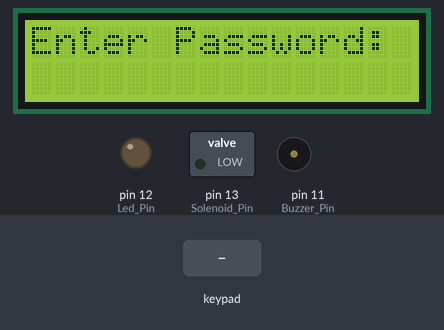
Bench run of a sketch on a simulated Arduino Uno, built with avr-gcc and run on an emulated ATmega328P. On the bench: 16×2 character LCD, switched loads named in the sketch (green lamp = pin HIGH), output pins drawn as LEDs (lit = HIGH), buzzer (waves = sounding, pin HIGH). The inputs (shaded band) are chosen by the test bench.

Above: at 2.7 s.
2.8 s: keypad keys 0 0 0 0 # pressed 0.4 s apart
At 4.8 s:
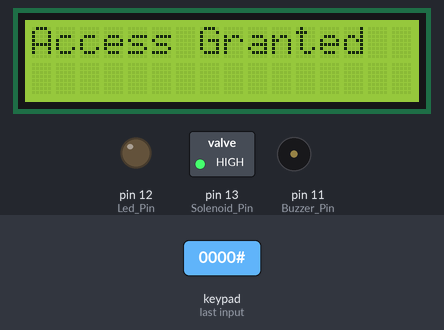
6.3 s: key '*' pressed
At 7.8 s:
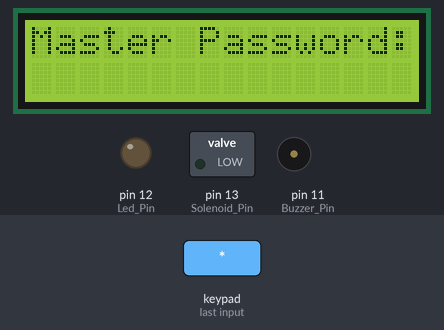
8.9 s: keypad keys 2 3 4 5 # pressed 0.4 s apart
At 11.3 s:
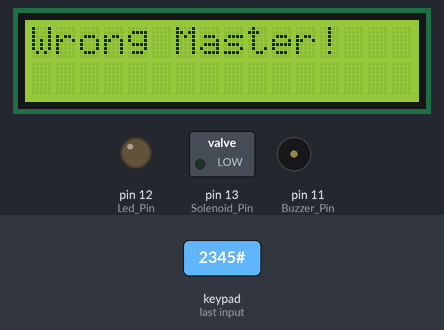
12.4 s: key '#' pressed
At 13.2 s:
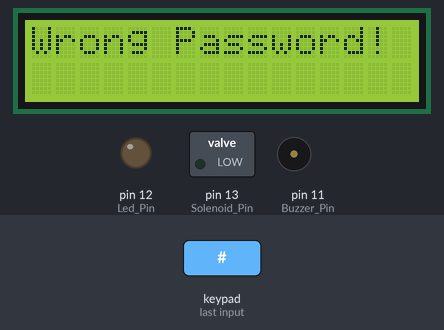
14.9 s: key '1' pressed
At 15.8 s:
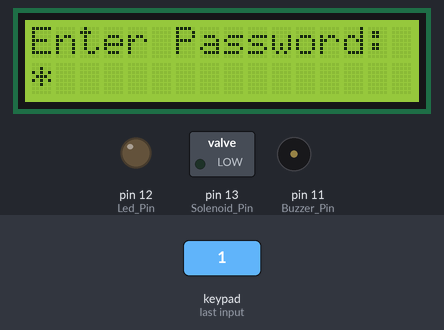
16.4 s: key '2' pressed
At 16.9 s:
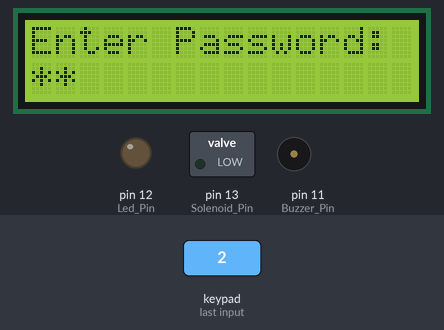
Timing chart, 0 to 18.9 s (numbered marks = the images above; inputs shaded):
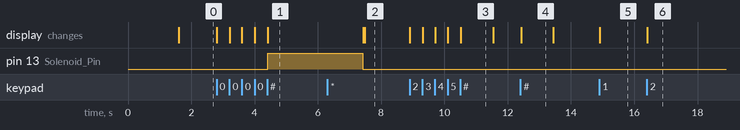

Measured:
- after the input at 2.8 s, pin 13 (Solenoid_Pin): LOW → HIGH after 1.6 s; the display: first changes at once (image 1 shows a later state)
- after the input at 6.3 s, the display: first differs from a run without the input after 1.2 s (image 2)
- after the input at 8.9 s, the display: first changes at once (image 3 shows a later state)
- after the input at 12.4 s, the display: changes at once (image 4)
- after the input at 14.9 s, the display: changes at once (image 5)
- after the input at 16.4 s, the display: changes at once (image 6)
- what the display in image 3 shows lasts 1.0 s, from 10.5 s to 11.5 s

The sketch:

Password_Based_Door_Lock.ino
```cpp
/* The source Code from : https://github.com/riyadhasan24
 * By Md. Riyad Hasan
 */


#include <Keypad.h>
#include <LiquidCrystal_I2C.h>

LiquidCrystal_I2C lcd(0x27, 16, 2); // Change 0x27 if your LCD has a different I2C address

// Keypad setup
const byte ROWS = 4;
const byte COLS = 4;
char keys[ROWS][COLS] = {
  {'1','2','3','A'},
  {'4','5','6','B'},
  {'7','8','9','C'},
  {'*','0','#','D'}
};
byte rowPins[ROWS] = {2, 3, 4, 5};
byte colPins[COLS] = {6, 7, 8, 9};

Keypad keypad = Keypad(makeKeymap(keys), rowPins, colPins, ROWS, COLS);

// Pin setup
const int Solenoid_Pin = 13;
const int Buzzer_Pin = 11;
const int Led_Pin = 12;

// Passwords
const char Master_Password[] = "1122334455";  // Master password (10 digits)
String User_Password = "0000";    // Changeable user password (4 digits)
String Input_Password = "";

// Variables
int Wrong_Attempts = 0;
bool Change_Mode = false; // To know if we are in password change mode
bool Waiting_For_New_Password = false; // To check if waiting for new user password input

void setup()
{
  pinMode(Solenoid_Pin, OUTPUT);
  pinMode(Buzzer_Pin, OUTPUT);
  pinMode(Led_Pin, OUTPUT);

  lcd.init();
  lcd.backlight();

  lcd.setCursor(0, 0);
  lcd.print("Door Lock System");
  delay(1500);
  lcd.clear();
  lcd.print("Enter Password:");
}

void loop()
{
  char key = keypad.getKey();

  if (key)
  {
    if (key >= '0' && key <= '9')
    {
      if (Change_Mode && !Waiting_For_New_Password)
      {
        // Master password input (max 10 digits)
        if (Input_Password.length() < 10)
        {
          Input_Password += key;
          lcd.setCursor(Input_Password.length() - 1, 1);
          lcd.print("*");
        }
      }

      else if (Waiting_For_New_Password)
      {
        // New user password input (max 4 digits)
        if (Input_Password.length() < 4)
        {
          Input_Password += key;
          lcd.setCursor(Input_Password.length() - 1, 1);
          lcd.print("*");
        }
      }

      else
      {
        // Normal user password input (max 4 digits)
        if (Input_Password.length() < 4)
        {
          Input_Password += key;
          lcd.setCursor(Input_Password.length() - 1, 1);
          lcd.print("*");
        }
      }
    }

    else if (key == 'C')
    {
      Input_Password = "";
      lcd.setCursor(0, 1);
      lcd.print("                "); // Clear display line fully
      lcd.setCursor(0, 1);
    }

    else if (key == '#')
    { // OK button
      Check_Password();
    }

    else if (key == '*')
    { // Change mode
      Change_Mode = true;
      Waiting_For_New_Password = false;
      lcd.clear();
      lcd.print("Master Password:");
      Input_Password = "";
    }
  }
}

void Check_Password()
{
  if (Change_Mode && !Waiting_For_New_Password)
  {
    // Step 1: Check master password input
    if (Input_Password == Master_Password)
    {
      lcd.clear();
      lcd.print("New Password:");
      Input_Password = "";
      Waiting_For_New_Password = true; // Now wait for new user password input
    }

    else
    {
      lcd.clear();
      lcd.print("Wrong Master!");
      delay(1000);
      lcd.clear();
      lcd.print("Enter Password:");
      Change_Mode = false;
      Input_Password = "";
    }
  }

  else if (Change_Mode && Waiting_For_New_Password)
  {
    // Step 2: Set new user password (must be 4 digits)
    if (Input_Password.length() == 4)
    {
      User_Password = Input_Password;
      lcd.clear();
      lcd.print("Password Changed");
      delay(1000);
      lcd.clear();
      lcd.print("Enter Password:");
      Change_Mode = false;
      Waiting_For_New_Password = false;
      Input_Password = "";
    }

    else
    {
      lcd.clear();
      lcd.print("4 digits only!");
      delay(1000);
      lcd.clear();
      lcd.print("New Password:");
      Input_Password = "";
    }
  }

  else
  {
    // Normal door open check
    if (Input_Password == User_Password || Input_Password == Master_Password) {
      lcd.clear();
      lcd.print("Access Granted");
      digitalWrite(Solenoid_Pin, HIGH);
      delay(3000);
      digitalWrite(Solenoid_Pin, LOW);
      Wrong_Attempts = 0;
    }

    else
    {
      Wrong_Attempts++;
      lcd.clear();
      lcd.print("Wrong Password!");
      if (Wrong_Attempts >= 3)
      {
        Warning_Mode();
      }
      delay(1000);
    }

    lcd.clear();
    lcd.print("Enter Password:");
    Input_Password = "";
  }
}

void Warning_Mode()
{
  lcd.clear();
  lcd.setCursor(0, 0);
  lcd.print("Alram Activated ");
  lcd.setCursor(0, 1);
  lcd.print("Wrong Password ");
  digitalWrite(Led_Pin, HIGH);

  for (int i = 0; i < 5; i++)
  {
    tone(Buzzer_Pin, 1000);
    delay(300);
    tone(Buzzer_Pin, 500);
    delay(300);
  }

  noTone(Buzzer_Pin);
  digitalWrite(Led_Pin, LOW);
  Wrong_Attempts = 0;
}
```
